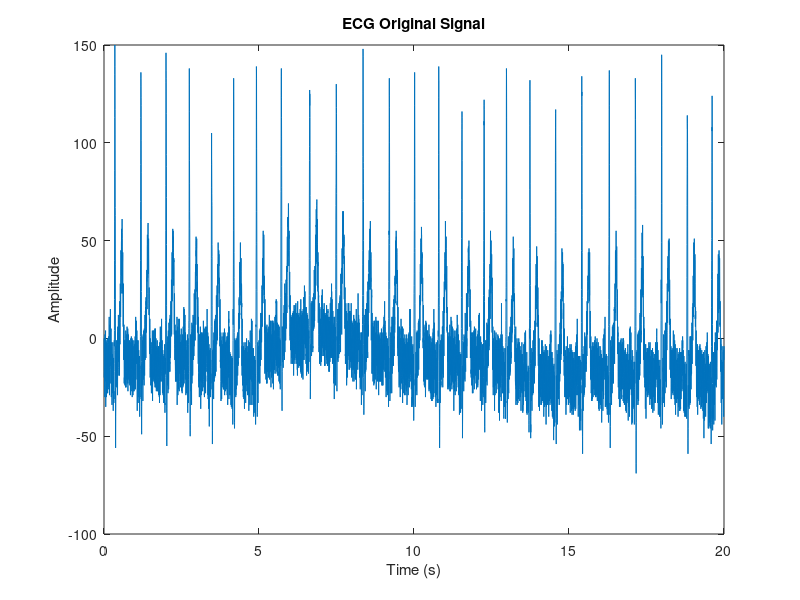
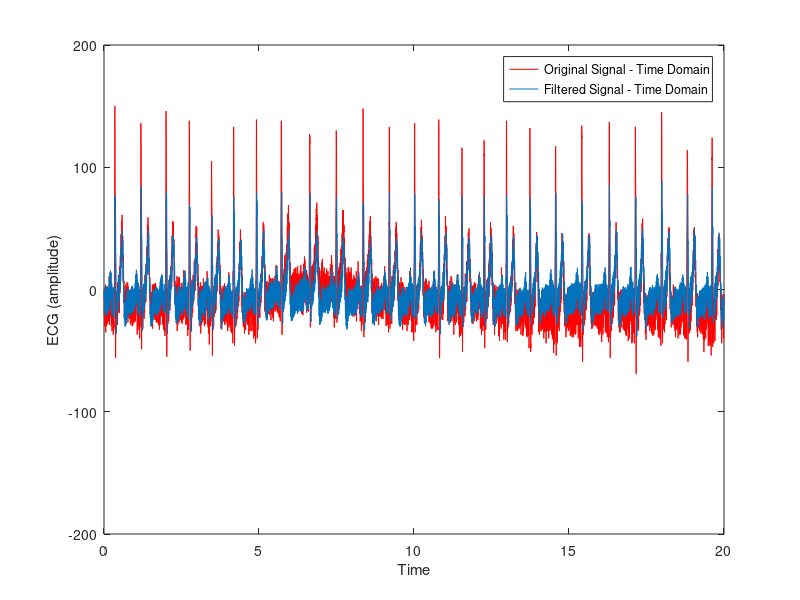

Write MATLAB code to recreate these figures, in order. (Note: this script raises an error after producing the figures.)
% session_7_2_1
% October 2015

clear; close all; clc; 

load ECG.mat

% clean up the ECG signal
fs = 500; %sampling rate 1000Hz
s_len = length(data);
t = [1:s_len]/fs;

figure('name','ECG Original Signal')
plot(t,data)  %data contains the ECG data, single channel, sampled at 500Hz
xlabel('Time (s)')
ylabel('Amplitude')
title('ECG Original Signal')


% Hanning Filter
% H(z) = (1/4) * ( 1 + 2z^(-1) + z^(-2) )

B=[0.25 0.5 0.25];
A=[1 0 0];

BB=[1 -1]/(1-exp(-2j*pi*0.5));
AA=[1 -0.99]/(1-0.99*exp(-2j*pi*0.5));

wo1=2*pi*50/1000;

polinome1_1=[1,-(cos(wo1)+sin(wo1)*1j)];
polinome1_2=[1,-(cos(wo1)-sin(wo1)*1j)];

polinome1_1_and_2=conv(polinome1_1, polinome1_2);

%150 Hz

wo2=2*pi*150/1000;

polinome2_1=[1,-(cos(wo2)+sin(wo2)*1j)];
polinome2_2=[1,-(cos(wo2)-sin(wo2)*1j)];

polinome2_1_and_2=conv(polinome2_1, polinome2_2);

%250 Hz

wo3=2*pi*250/1000;

polinome3_1=[1,-(cos(wo3)+sin(wo3)*1j)];
polinome3_2=[1,-(cos(wo3)-sin(wo3)*1j)];

polinome3_1_and_2=conv(polinome3_1, polinome3_2);

%350 Hz

wo4=2*pi*350/1000;

polinome4_1=[1,-(cos(wo4)+sin(wo4)*1j)];
polinome4_2=[1,-(cos(wo4)-sin(wo4)*1j)];

polinome4_1_and_2=conv(polinome4_1, polinome4_2);

%450 Hz

wo5=2*pi*450/1000;

polinome5_1=[1,-(cos(wo5)+sin(wo5)*1j)];
polinome5_2=[1,-(cos(wo5)-sin(wo5)*1j)];

polinome5_1_and_2=conv(polinome5_1, polinome5_2);

polinome_1_and_2=conv(polinome1_1_and_2,polinome2_1_and_2);
polinome_1_and_2=conv(polinome_1_and_2,polinome3_1_and_2);
polinome_1_and_2=conv(polinome_1_and_2,polinome4_1_and_2);
polinome_1_and_2=conv(polinome_1_and_2,polinome5_1_and_2);

polinome_1_and_2=conv(polinome_1_and_2,[1 1]);

normalization_factor=sum(polinome_1_and_2);

BBB=polinome_1_and_2/normalization_factor;
AAA=[1];

filters_together_num=conv(B,BB);
filters_togeter_denom=conv(A,AA);

filters_together_num=conv(filters_together_num,BBB);
filters_togeter_denom=conv(filters_togeter_denom,AAA);

data_filtered=filter(filters_together_num,filters_togeter_denom,data);

figure('name','Filtering with the three filters in cascade')
title('Plot of the original signal and the filtered one ')

plot(t,data,'r-')
xlabel('Time')
ylabel('ECG (amplitude)')
ylim([-200,200])
hold on;
plot(t,data_filtered);
ylim([-200,200])

legend('Original Signal - Time Domain', 'Filtered Signal - Time Domain');
% ..

%% Adapt the code from session_7_2_0_demo to compress the clean ECG signal using DCT
% compress using 70, 90 and 99% of the energy. Compute the percentage of
% coefficients that are kept and the associated RMSE of the reconstructions
X = dct(data_filtered);
[XX, ind] = sort(X.^2,'descend'); %squaring for energy measure

totalE = sum(XX);
partialE = cumsum(XX);

%perc = [0.7, 0.9,0.99]; %percentage of energy to be kept
rmse=[];
featfrac=[];
perc=0.8;
    %find the index where the remaining energy fraction is greater than perc
    numcoef = find(partialE/totalE >= perc,1); 

    %set lowest coefficients to zero and reconstruct the signal
    X(ind(numcoef+1:end)) = 0;
    y2 = idct(X);
    rmse = [rmse; sqrt(mean((data_filtered-y2).^2))];
    featfrac = [featfrac; round(numcoef/length(data_filtered)*1000)/10]; %in new matlab versions, you can use 100*round(numcoef/length(y),3)

    % plot results
    figure;

    subplot 311
    plot(data_filtered); axis tight
    xlabel('Time (s)');
    title('Original signal');

    subplot 312
    stem(X); axis tight
    title([num2str(numcoef) ' DCT coefficients (' num2str(featfrac) '%) kept for E/E_{tot} = ' num2str(i)]);

    subplot 313
    plot(data_filtered); hold on;
    plot(y2); axis tight
    xlabel('Time (s)');
    title(['Reconstruction: rmse = ' num2str(rmse)]);


labels={'RMSE (compressed signal={70%,90%,99%} of the signal energy)','Fraction of coefficients'};
table=table(rmse, featfrac,'RowNames',labels)
